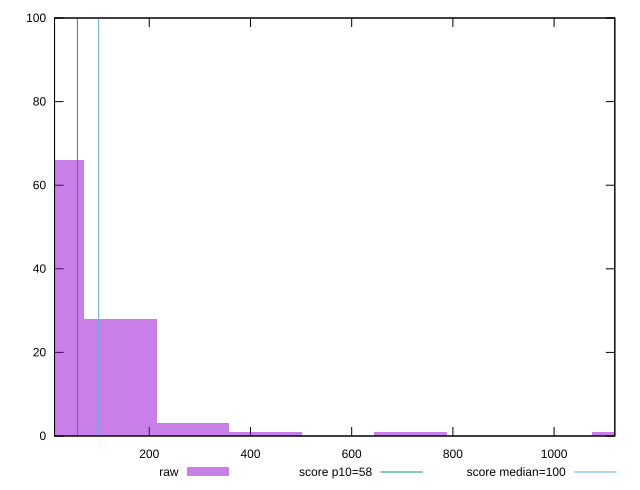

The gnuplot source for this figure:
reset

$raw <<EOF
0 66
143.30317912012447 28
286.60635824024894 3
1146.4254329609957 1
429.9095373603734 1
716.5158956006223 1
EOF

set key outside below
set boxwidth 143.30317912012447
set xrange [12.8:1120]
set yrange [0:100]
set trange [0:100]
set style fill transparent solid 0.5 noborder

set parametric
set terminal svg size 640, 490 enhanced background rgb 'white'
set output "report_00014_2021-02-09T15:56:05.503Z/estimated-input-latency/samples/pages+cached+noadtech+nomedia+nocss/raw/histogram.svg"

plot $raw title "raw" with boxes, \
     58,t title "score p10=58", \
     100,t title "score median=100"

reset
